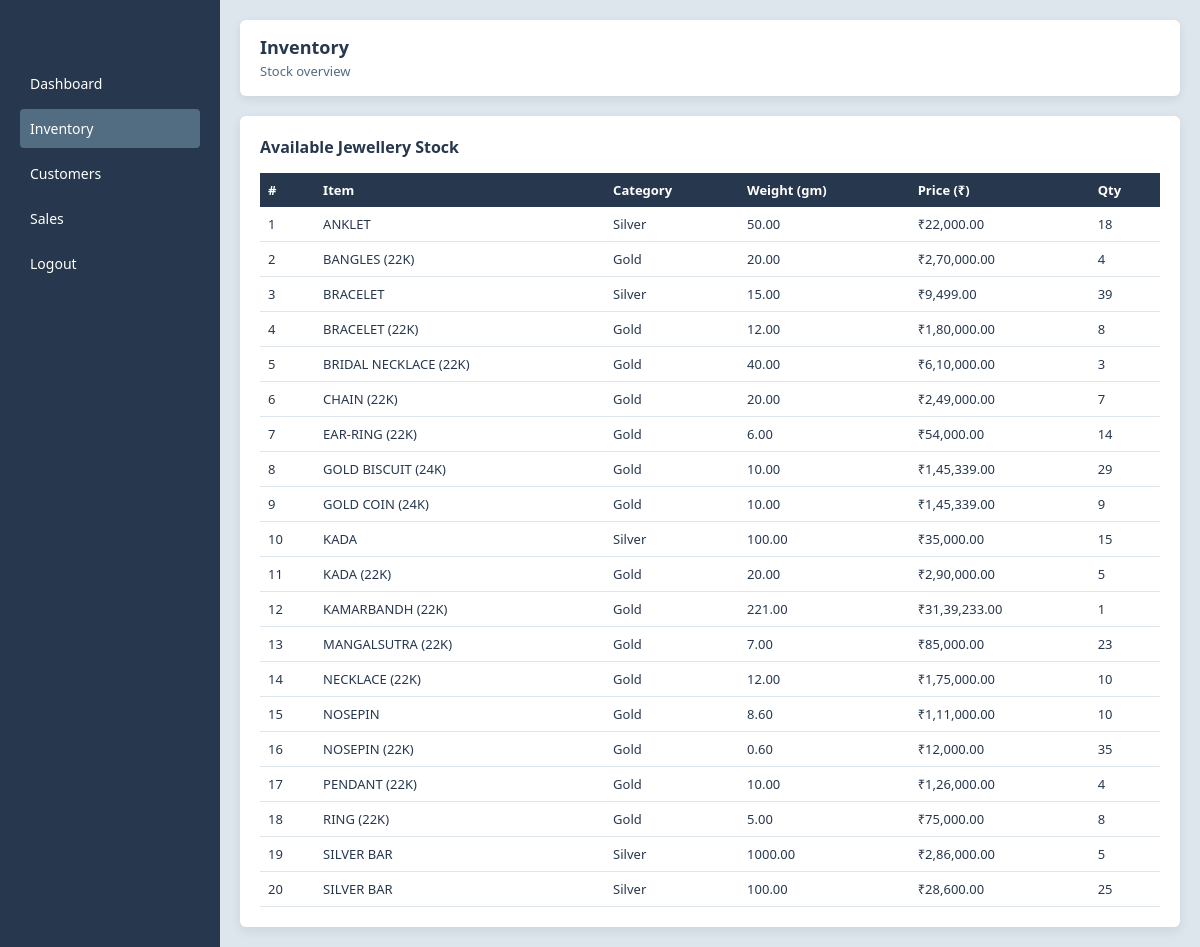
The page /staff/inventory.php (signed in) on the database its author committed.
### tables this page shows
CREATE TABLE `products` (
  `id` int(11) NOT NULL,
  `item_name` varchar(100) NOT NULL,
  `category` varchar(50) NOT NULL,
  `weight` decimal(10,2) NOT NULL,
  `price` decimal(10,2) NOT NULL,
  `quantity` int(11) NOT NULL,
  `created_at` timestamp NOT NULL DEFAULT current_timestamp()
);

### config/helpers.php (called while the page is built, shortened)
<?php
function formatINR($amount) {
    $amount = (string) $amount;
    $decimal = "";
    if (strpos($amount, '.') !== false) {
        list($amount, $decimal) = explode('.', $amount);
        $decimal = "." . substr($decimal, 0, 2);
    }
    $last3 = substr($amount, -3);
    $rest  = substr($amount, 0, -3);
    if ($rest !== '') {
        $rest = preg_replace("/\B(?=(\d{2})+(?!\d))/", ",", $rest);
        return $rest . "," . $last3 . $decimal;
    }
    return $last3 . $decimal;
}

### staff/inventory.php (the view, shortened to what this page needs)
<?php
include("../config/db.php");
include("../config/helpers.php");
$res = mysqli_query($conn, "
    SELECT item_name, category, weight, price, quantity
    FROM products
    ORDER BY item_name
");
?>
<!DOCTYPE html>
<html>
<head>
    <link rel="stylesheet" href="../assets/css/base.css">
    <link rel="stylesheet" href="../assets/css/staff-inventory.css">
</head>
<body>
    <div class="dashboard">
        <div class="sidebar">
            <h3>JSMS Staff</h3>
            <a href="dashboard.php">Dashboard</a>
            <a href="inventory.php" class="active">Inventory</a>
            <a href="customers.php">Customers</a>
            <a href="sales.php">Sales</a>
            <a href="../logout/logout.php">Logout</a>
        </div>
        <div class="main-content">
            <div class="header">
                <h2>Inventory</h2>
                <span>Stock overview</span>
            </div>
            <div class="content">
                <div class="inventory-card">
                    <h3>Available Jewellery Stock</h3>
                    <table>
                        <tr>
                            <th>#</th>
                            <th>Item</th>
                            <th>Category</th>
                            <th>Weight (gm)</th>
                            <th>Price (₹)</th>
                            <th>Qty</th>
                        </tr>
                        <?php
                        $i = 1;
                        while ($row = mysqli_fetch_assoc($res)) {
                            echo "<tr>
        <td>{$i}</td>
        <td>{$row['item_name']}</td>
        <td>{$row['category']}</td>
        <td>{$row['weight']}</td>
        <td>₹" . formatINR($row['price']) . "</td>
        <td>{$row['quantity']}</td>
    </tr>";
                            $i++;
                        }
                        ?>
                    </table>
                </div>
            </div>
        </div>
    </div>
</body>
</html>

### assets/css/base.css (style rules this page uses)
* { margin: 0; padding: 0; box-sizing: border-box; font-family: "Segoe UI", Arial, sans-serif; }
body { background: #DDE6ED; color: #27374D; }
h1, h2, h3 { color: #27374D; }

### assets/css/staff-inventory.css (style rules this page uses)
.dashboard { display: flex; min-height: 100vh; background: #DDE6ED; }
.sidebar { width: 220px; background: #27374D; color: #ffffff; padding: 20px; }
.sidebar h3 { margin-bottom: 20px; font-size: 18px; text-align: center; }
.sidebar a { display: block; padding: 10px; margin-bottom: 6px; color: #ffffff; text-decoration: none; border-radius: 4px; font-size: 14px; }
.sidebar a:hover, .sidebar a.active { background: #526D82; }
.main-content { flex: 1; padding: 20px; }
.header { background: #ffffff; padding: 15px 20px; border-radius: 6px; margin-bottom: 20px; box-shadow: 0 3px 10px rgba(0,0,0,0.08); }
.header h2 { margin: 0; font-size: 18px; color: #27374D; }
.header span { font-size: 13px; color: #526D82; }
.inventory-card { background: #ffffff; padding: 20px; border-radius: 6px; box-shadow: 0 4px 12px rgba(0,0,0,0.08); }
.inventory-card h3 { margin-bottom: 15px; font-size: 16px; color: #27374D; }
table { width: 100%; border-collapse: collapse; font-size: 13px; }
table th { background: #27374D; color: #ffffff; padding: 8px; text-align: left; }
table td { padding: 8px; border-bottom: 1px solid #DDE6ED; }

### rows shown on the page
products: item_name "ANKLET", category "Silver", weight "50.00", price "22,000.00", quantity "18"
products: item_name "BANGLES (22K)", category "Gold", weight "20.00", price "2,70,000.00", quantity "4"
products: item_name "BRACELET", category "Silver", weight "15.00", price "9,499.00", quantity "39"
products: item_name "BRACELET (22K)", category "Gold", weight "12.00", price "1,80,000.00", quantity "8"
products: item_name "BRIDAL NECKLACE (22K)", category "Gold", weight "40.00", price "6,10,000.00", quantity "3"
products: item_name "CHAIN (22K)", category "Gold", weight "20.00", price "2,49,000.00", quantity "7"
products: item_name "EAR-RING (22K)", category "Gold", weight "6.00", price "54,000.00", quantity "14"
products: item_name "GOLD BISCUIT (24K)", category "Gold", weight "10.00", price "1,45,339.00", quantity "29"
products: item_name "GOLD COIN (24K)", category "Gold", weight "10.00", price "1,45,339.00", quantity "9"
products: item_name "KADA", category "Silver", weight "100.00", price "35,000.00", quantity "15"
products: item_name "KADA (22K)", category "Gold", weight "20.00", price "2,90,000.00", quantity "5"
products: item_name "KAMARBANDH (22K)", category "Gold", weight "221.00", price "31,39,233.00", quantity "1"
products: item_name "MANGALSUTRA (22K)", category "Gold", weight "7.00", price "85,000.00", quantity "23"
products: item_name "NECKLACE (22K)", category "Gold", weight "12.00", price "1,75,000.00", quantity "10"
products: item_name "NOSEPIN", category "Gold", weight "8.60", price "1,11,000.00", quantity "10"
products: item_name "NOSEPIN (22K)", category "Gold", weight "0.60", price "12,000.00", quantity "35"
products: item_name "PENDANT (22K)", category "Gold", weight "10.00", price "1,26,000.00", quantity "4"
products: item_name "RING (22K)", category "Gold", weight "5.00", price "75,000.00", quantity "8"
products: item_name "SILVER BAR", category "Silver", weight "1000.00", price "2,86,000.00", quantity "5"
products: item_name "SILVER BAR", category "Silver", weight "100.00", price "28,600.00", quantity "25"
